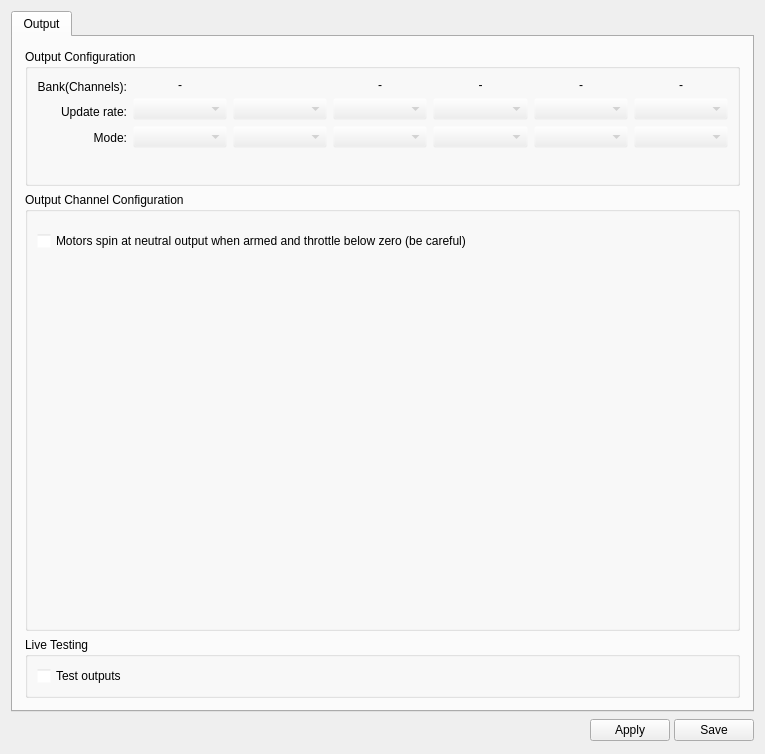
<?xml version="1.0" encoding="UTF-8"?>
<ui version="4.0">
 <class>OutputWidget</class>
 <widget class="QWidget" name="OutputWidget">
  <property name="geometry">
   <rect>
    <x>0</x>
    <y>0</y>
    <width>765</width>
    <height>754</height>
   </rect>
  </property>
  <property name="windowTitle">
   <string>Form</string>
  </property>
  <layout class="QVBoxLayout" name="verticalLayout_2">
   <item>
    <widget class="QTabWidget" name="tabWidget">
     <property name="tabShape">
      <enum>QTabWidget::Rounded</enum>
     </property>
     <property name="currentIndex">
      <number>0</number>
     </property>
     <property name="elideMode">
      <enum>Qt::ElideMiddle</enum>
     </property>
     <widget class="QWidget" name="tab">
      <attribute name="title">
       <string>Output</string>
      </attribute>
      <layout class="QVBoxLayout" name="verticalLayout_4">
       <property name="spacing">
        <number>0</number>
       </property>
       <property name="leftMargin">
        <number>0</number>
       </property>
       <property name="topMargin">
        <number>0</number>
       </property>
       <property name="rightMargin">
        <number>0</number>
       </property>
       <property name="bottomMargin">
        <number>0</number>
       </property>
       <item>
        <widget class="QScrollArea" name="scrollArea">
         <property name="palette">
          <palette>
           <active>
            <colorrole role="Base">
             <brush brushstyle="SolidPattern">
              <color alpha="255">
               <red>255</red>
               <green>255</green>
               <blue>255</blue>
              </color>
             </brush>
            </colorrole>
            <colorrole role="Window">
             <brush brushstyle="SolidPattern">
              <color alpha="0">
               <red>232</red>
               <green>232</green>
               <blue>232</blue>
              </color>
             </brush>
            </colorrole>
           </active>
           <inactive>
            <colorrole role="Base">
             <brush brushstyle="SolidPattern">
              <color alpha="255">
               <red>255</red>
               <green>255</green>
               <blue>255</blue>
              </color>
             </brush>
            </colorrole>
            <colorrole role="Window">
             <brush brushstyle="SolidPattern">
              <color alpha="0">
               <red>232</red>
               <green>232</green>
               <blue>232</blue>
              </color>
             </brush>
            </colorrole>
           </inactive>
           <disabled>
            <colorrole role="Base">
             <brush brushstyle="SolidPattern">
              <color alpha="0">
               <red>232</red>
               <green>232</green>
               <blue>232</blue>
              </color>
             </brush>
            </colorrole>
            <colorrole role="Window">
             <brush brushstyle="SolidPattern">
              <color alpha="0">
               <red>232</red>
               <green>232</green>
               <blue>232</blue>
              </color>
             </brush>
            </colorrole>
           </disabled>
          </palette>
         </property>
         <property name="frameShape">
          <enum>QFrame::NoFrame</enum>
         </property>
         <property name="widgetResizable">
          <bool>true</bool>
         </property>
         <widget class="QWidget" name="scrollAreaWidgetContents">
          <property name="geometry">
           <rect>
            <x>0</x>
            <y>0</y>
            <width>743</width>
            <height>668</height>
           </rect>
          </property>
          <layout class="QVBoxLayout" name="verticalLayout_3" stretch="0,0,0">
           <property name="spacing">
            <number>6</number>
           </property>
           <property name="leftMargin">
            <number>12</number>
           </property>
           <property name="topMargin">
            <number>12</number>
           </property>
           <property name="rightMargin">
            <number>12</number>
           </property>
           <property name="bottomMargin">
            <number>12</number>
           </property>
           <item>
            <widget class="QGroupBox" name="groupBox">
             <property name="title">
              <string>Output Configuration</string>
             </property>
             <layout class="QVBoxLayout" name="verticalLayout_5" stretch="0,0">
              <property name="leftMargin">
               <number>9</number>
              </property>
              <property name="topMargin">
               <number>9</number>
              </property>
              <property name="rightMargin">
               <number>9</number>
              </property>
              <property name="bottomMargin">
               <number>9</number>
              </property>
              <item>
               <widget class="QFrame" name="frame">
                <property name="frameShape">
                 <enum>QFrame::NoFrame</enum>
                </property>
                <property name="frameShadow">
                 <enum>QFrame::Raised</enum>
                </property>
                <layout class="QFormLayout" name="formLayout">
                 <property name="leftMargin">
                  <number>0</number>
                 </property>
                 <property name="topMargin">
                  <number>0</number>
                 </property>
                 <property name="rightMargin">
                  <number>0</number>
                 </property>
                 <property name="bottomMargin">
                  <number>0</number>
                 </property>
                 <item row="0" column="0">
                  <widget class="QFrame" name="frame_3">
                   <property name="frameShape">
                    <enum>QFrame::NoFrame</enum>
                   </property>
                   <property name="frameShadow">
                    <enum>QFrame::Raised</enum>
                   </property>
                   <layout class="QVBoxLayout" name="verticalLayout_7">
                    <property name="leftMargin">
                     <number>0</number>
                    </property>
                    <property name="topMargin">
                     <number>0</number>
                    </property>
                    <property name="rightMargin">
                     <number>0</number>
                    </property>
                    <property name="bottomMargin">
                     <number>0</number>
                    </property>
                    <item>
                     <widget class="QLabel" name="label_9">
                      <property name="text">
                       <string>Bank(Channels):</string>
                      </property>
                      <property name="alignment">
                       <set>Qt::AlignRight|Qt::AlignTrailing|Qt::AlignVCenter</set>
                      </property>
                     </widget>
                    </item>
                    <item>
                     <widget class="QLabel" name="label_3">
                      <property name="sizePolicy">
                       <sizepolicy hsizetype="Minimum" vsizetype="Preferred">
                        <horstretch>0</horstretch>
                        <verstretch>0</verstretch>
                       </sizepolicy>
                      </property>
                      <property name="minimumSize">
                       <size>
                        <width>0</width>
                        <height>20</height>
                       </size>
                      </property>
                      <property name="text">
                       <string>Update rate:</string>
                      </property>
                      <property name="alignment">
                       <set>Qt::AlignRight|Qt::AlignTrailing|Qt::AlignVCenter</set>
                      </property>
                     </widget>
                    </item>
                    <item>
                     <widget class="QLabel" name="label">
                      <property name="sizePolicy">
                       <sizepolicy hsizetype="Minimum" vsizetype="Preferred">
                        <horstretch>0</horstretch>
                        <verstretch>0</verstretch>
                       </sizepolicy>
                      </property>
                      <property name="minimumSize">
                       <size>
                        <width>0</width>
                        <height>20</height>
                       </size>
                      </property>
                      <property name="text">
                       <string>Mode:</string>
                      </property>
                      <property name="alignment">
                       <set>Qt::AlignRight|Qt::AlignTrailing|Qt::AlignVCenter</set>
                      </property>
                     </widget>
                    </item>
                   </layout>
                  </widget>
                 </item>
                 <item row="0" column="1">
                  <widget class="QFrame" name="frame_2">
                   <layout class="QGridLayout" name="gridLayout">
                    <property name="leftMargin">
                     <number>0</number>
                    </property>
                    <property name="topMargin">
                     <number>0</number>
                    </property>
                    <property name="rightMargin">
                     <number>0</number>
                    </property>
                    <property name="bottomMargin">
                     <number>0</number>
                    </property>
                    <item row="0" column="2">
                     <widget class="QLabel" name="chBank1">
                      <property name="text">
                       <string>-</string>
                      </property>
                      <property name="alignment">
                       <set>Qt::AlignCenter</set>
                      </property>
                     </widget>
                    </item>
                    <item row="0" column="6">
                     <widget class="QLabel" name="chBank5">
                      <property name="text">
                       <string>-</string>
                      </property>
                      <property name="alignment">
                       <set>Qt::AlignCenter</set>
                      </property>
                     </widget>
                    </item>
                    <item row="1" column="3">
                     <widget class="QComboBox" name="cb_outputRate2">
                      <property name="enabled">
                       <bool>false</bool>
                      </property>
                      <property name="sizePolicy">
                       <sizepolicy hsizetype="Minimum" vsizetype="Fixed">
                        <horstretch>0</horstretch>
                        <verstretch>0</verstretch>
                       </sizepolicy>
                      </property>
                      <property name="minimumSize">
                       <size>
                        <width>0</width>
                        <height>20</height>
                       </size>
                      </property>
                      <property name="maximumSize">
                       <size>
                        <width>16777215</width>
                        <height>16777215</height>
                       </size>
                      </property>
                      <property name="toolTip">
                       <string>&lt;html&gt;&lt;head/&gt;&lt;body&gt;&lt;p&gt;Setup PWM rate here: usual value is 490 Hz for multirotor airframes.&lt;br/&gt;PWMSync and OneShot125 does not use this value.&lt;/p&gt;&lt;/body&gt;&lt;/html&gt;</string>
                      </property>
                      <property name="styleSheet">
                       <string notr="true"/>
                      </property>
                     </widget>
                    </item>
                    <item row="0" column="3">
                     <widget class="QLabel" name="chBank2">
                      <property name="text">
                       <string/>
                      </property>
                      <property name="alignment">
                       <set>Qt::AlignCenter</set>
                      </property>
                     </widget>
                    </item>
                    <item row="1" column="5">
                     <widget class="QComboBox" name="cb_outputRate4">
                      <property name="enabled">
                       <bool>false</bool>
                      </property>
                      <property name="sizePolicy">
                       <sizepolicy hsizetype="Minimum" vsizetype="Fixed">
                        <horstretch>0</horstretch>
                        <verstretch>0</verstretch>
                       </sizepolicy>
                      </property>
                      <property name="minimumSize">
                       <size>
                        <width>0</width>
                        <height>20</height>
                       </size>
                      </property>
                      <property name="maximumSize">
                       <size>
                        <width>16777215</width>
                        <height>16777215</height>
                       </size>
                      </property>
                      <property name="toolTip">
                       <string>&lt;html&gt;&lt;head/&gt;&lt;body&gt;&lt;p&gt;Setup PWM rate here: usual value is 490 Hz for multirotor airframes.&lt;br/&gt;PWMSync and OneShot125 does not use this value.&lt;/p&gt;&lt;/body&gt;&lt;/html&gt;</string>
                      </property>
                      <property name="styleSheet">
                       <string notr="true"/>
                      </property>
                     </widget>
                    </item>
                    <item row="1" column="4">
                     <widget class="QComboBox" name="cb_outputRate3">
                      <property name="enabled">
                       <bool>false</bool>
                      </property>
                      <property name="sizePolicy">
                       <sizepolicy hsizetype="Minimum" vsizetype="Fixed">
                        <horstretch>0</horstretch>
                        <verstretch>0</verstretch>
                       </sizepolicy>
                      </property>
                      <property name="minimumSize">
                       <size>
                        <width>0</width>
                        <height>20</height>
                       </size>
                      </property>
                      <property name="maximumSize">
                       <size>
                        <width>16777215</width>
                        <height>16777215</height>
                       </size>
                      </property>
                      <property name="toolTip">
                       <string>&lt;html&gt;&lt;head/&gt;&lt;body&gt;&lt;p&gt;Setup PWM rate here: usual value is 490 Hz for multirotor airframes.&lt;br/&gt;PWMSync and OneShot125 does not use this value.&lt;/p&gt;&lt;/body&gt;&lt;/html&gt;</string>
                      </property>
                      <property name="styleSheet">
                       <string notr="true"/>
                      </property>
                     </widget>
                    </item>
                    <item row="1" column="6">
                     <widget class="QComboBox" name="cb_outputRate5">
                      <property name="enabled">
                       <bool>false</bool>
                      </property>
                      <property name="sizePolicy">
                       <sizepolicy hsizetype="Minimum" vsizetype="Fixed">
                        <horstretch>0</horstretch>
                        <verstretch>0</verstretch>
                       </sizepolicy>
                      </property>
                      <property name="minimumSize">
                       <size>
                        <width>0</width>
                        <height>20</height>
                       </size>
                      </property>
                      <property name="maximumSize">
                       <size>
                        <width>16777215</width>
                        <height>16777215</height>
                       </size>
                      </property>
                      <property name="toolTip">
                       <string>&lt;html&gt;&lt;head/&gt;&lt;body&gt;&lt;p&gt;Setup PWM rate here: usual value is 490 Hz for multirotor airframes.&lt;br/&gt;PWMSync and OneShot125 does not use this value.&lt;/p&gt;&lt;/body&gt;&lt;/html&gt;</string>
                      </property>
                      <property name="styleSheet">
                       <string notr="true"/>
                      </property>
                     </widget>
                    </item>
                    <item row="2" column="6">
                     <widget class="QComboBox" name="cb_outputMode5">
                      <property name="enabled">
                       <bool>false</bool>
                      </property>
                      <property name="sizePolicy">
                       <sizepolicy hsizetype="Minimum" vsizetype="Fixed">
                        <horstretch>0</horstretch>
                        <verstretch>0</verstretch>
                       </sizepolicy>
                      </property>
                      <property name="minimumSize">
                       <size>
                        <width>0</width>
                        <height>20</height>
                       </size>
                      </property>
                      <property name="maximumSize">
                       <size>
                        <width>16777215</width>
                        <height>16777215</height>
                       </size>
                      </property>
                      <property name="toolTip">
                       <string>&lt;html&gt;&lt;head/&gt;&lt;body&gt;&lt;p&gt;Setup output mode. Use PWM or PWMSync with Standard ESCs.&lt;br/&gt;Several other ESCs like BLHeli 13+ can use the more advanced OneShot125.&lt;br/&gt;When using OneShot125 all values set in min/max and idle are divided by &lt;br/&gt;eight before being sent to esc (i.e. 1000 = 125, 2000 = 250).&lt;/p&gt;&lt;/body&gt;&lt;/html&gt;</string>
                      </property>
                     </widget>
                    </item>
                    <item row="2" column="4">
                     <widget class="QComboBox" name="cb_outputMode3">
                      <property name="enabled">
                       <bool>false</bool>
                      </property>
                      <property name="sizePolicy">
                       <sizepolicy hsizetype="Minimum" vsizetype="Fixed">
                        <horstretch>0</horstretch>
                        <verstretch>0</verstretch>
                       </sizepolicy>
                      </property>
                      <property name="minimumSize">
                       <size>
                        <width>0</width>
                        <height>20</height>
                       </size>
                      </property>
                      <property name="maximumSize">
                       <size>
                        <width>16777215</width>
                        <height>16777215</height>
                       </size>
                      </property>
                      <property name="toolTip">
                       <string>&lt;html&gt;&lt;head/&gt;&lt;body&gt;&lt;p&gt;Setup output mode. Use PWM or PWMSync with Standard ESCs.&lt;br/&gt;Several other ESCs like BLHeli 13+ can use the more advanced OneShot125.&lt;br/&gt;When using OneShot125 all values set in min/max and idle are divided by &lt;br/&gt;eight before being sent to esc (i.e. 1000 = 125, 2000 = 250).&lt;/p&gt;&lt;/body&gt;&lt;/html&gt;</string>
                      </property>
                     </widget>
                    </item>
                    <item row="0" column="4">
                     <widget class="QLabel" name="chBank3">
                      <property name="text">
                       <string>-</string>
                      </property>
                      <property name="alignment">
                       <set>Qt::AlignCenter</set>
                      </property>
                     </widget>
                    </item>
                    <item row="0" column="5">
                     <widget class="QLabel" name="chBank4">
                      <property name="text">
                       <string>-</string>
                      </property>
                      <property name="alignment">
                       <set>Qt::AlignCenter</set>
                      </property>
                     </widget>
                    </item>
                    <item row="1" column="2">
                     <widget class="QComboBox" name="cb_outputRate1">
                      <property name="enabled">
                       <bool>false</bool>
                      </property>
                      <property name="sizePolicy">
                       <sizepolicy hsizetype="Minimum" vsizetype="Fixed">
                        <horstretch>0</horstretch>
                        <verstretch>0</verstretch>
                       </sizepolicy>
                      </property>
                      <property name="minimumSize">
                       <size>
                        <width>0</width>
                        <height>20</height>
                       </size>
                      </property>
                      <property name="maximumSize">
                       <size>
                        <width>16777215</width>
                        <height>16777215</height>
                       </size>
                      </property>
                      <property name="toolTip">
                       <string>&lt;html&gt;&lt;head/&gt;&lt;body&gt;&lt;p&gt;Setup PWM rate here: usual value is 490 Hz for multirotor airframes.&lt;br/&gt;PWMSync and OneShot125 does not use this value.&lt;/p&gt;&lt;/body&gt;&lt;/html&gt;</string>
                      </property>
                      <property name="autoFillBackground">
                       <bool>false</bool>
                      </property>
                      <property name="styleSheet">
                       <string notr="true"/>
                      </property>
                     </widget>
                    </item>
                    <item row="2" column="3">
                     <widget class="QComboBox" name="cb_outputMode2">
                      <property name="enabled">
                       <bool>false</bool>
                      </property>
                      <property name="sizePolicy">
                       <sizepolicy hsizetype="Minimum" vsizetype="Fixed">
                        <horstretch>0</horstretch>
                        <verstretch>0</verstretch>
                       </sizepolicy>
                      </property>
                      <property name="minimumSize">
                       <size>
                        <width>0</width>
                        <height>20</height>
                       </size>
                      </property>
                      <property name="maximumSize">
                       <size>
                        <width>16777215</width>
                        <height>16777215</height>
                       </size>
                      </property>
                      <property name="toolTip">
                       <string>&lt;html&gt;&lt;head/&gt;&lt;body&gt;&lt;p&gt;Setup output mode. Use PWM or PWMSync with Standard ESCs.&lt;br/&gt;Several other ESCs like BLHeli 13+ can use the more advanced OneShot125.&lt;br/&gt;When using OneShot125 all values set in min/max and idle are divided by &lt;br/&gt;eight before being sent to esc (i.e. 1000 = 125, 2000 = 250).&lt;/p&gt;&lt;/body&gt;&lt;/html&gt;</string>
                      </property>
                     </widget>
                    </item>
                    <item row="2" column="2">
                     <widget class="QComboBox" name="cb_outputMode1">
                      <property name="enabled">
                       <bool>false</bool>
                      </property>
                      <property name="sizePolicy">
                       <sizepolicy hsizetype="Minimum" vsizetype="Fixed">
                        <horstretch>0</horstretch>
                        <verstretch>0</verstretch>
                       </sizepolicy>
                      </property>
                      <property name="minimumSize">
                       <size>
                        <width>0</width>
                        <height>20</height>
                       </size>
                      </property>
                      <property name="maximumSize">
                       <size>
                        <width>16777215</width>
                        <height>16777215</height>
                       </size>
                      </property>
                      <property name="toolTip">
                       <string>&lt;html&gt;&lt;head/&gt;&lt;body&gt;&lt;p&gt;Setup output mode. Use PWM or PWMSync with Standard ESCs.&lt;br/&gt;Several other ESCs like BLHeli 13+ can use the more advanced OneShot125.&lt;br/&gt;When using OneShot125 all values set in min/max and idle are divided by &lt;br/&gt;eight before being sent to esc (i.e. 1000 = 125, 2000 = 250).&lt;/p&gt;&lt;/body&gt;&lt;/html&gt;</string>
                      </property>
                     </widget>
                    </item>
                    <item row="2" column="5">
                     <widget class="QComboBox" name="cb_outputMode4">
                      <property name="enabled">
                       <bool>false</bool>
                      </property>
                      <property name="sizePolicy">
                       <sizepolicy hsizetype="Minimum" vsizetype="Fixed">
                        <horstretch>0</horstretch>
                        <verstretch>0</verstretch>
                       </sizepolicy>
                      </property>
                      <property name="minimumSize">
                       <size>
                        <width>0</width>
                        <height>20</height>
                       </size>
                      </property>
                      <property name="maximumSize">
                       <size>
                        <width>16777215</width>
                        <height>16777215</height>
                       </size>
                      </property>
                      <property name="toolTip">
                       <string>&lt;html&gt;&lt;head/&gt;&lt;body&gt;&lt;p&gt;Setup output mode. Use PWM or PWMSync with Standard ESCs.&lt;br/&gt;Several other ESCs like BLHeli 13+ can use the more advanced OneShot125.&lt;br/&gt;When using OneShot125 all values set in min/max and idle are divided by &lt;br/&gt;eight before being sent to esc (i.e. 1000 = 125, 2000 = 250).&lt;/p&gt;&lt;/body&gt;&lt;/html&gt;</string>
                      </property>
                     </widget>
                    </item>
                    <item row="1" column="7">
                     <widget class="QComboBox" name="cb_outputRate6">
                      <property name="enabled">
                       <bool>false</bool>
                      </property>
                      <property name="sizePolicy">
                       <sizepolicy hsizetype="Minimum" vsizetype="Fixed">
                        <horstretch>0</horstretch>
                        <verstretch>0</verstretch>
                       </sizepolicy>
                      </property>
                      <property name="minimumSize">
                       <size>
                        <width>0</width>
                        <height>20</height>
                       </size>
                      </property>
                      <property name="maximumSize">
                       <size>
                        <width>16777215</width>
                        <height>16777215</height>
                       </size>
                      </property>
                      <property name="toolTip">
                       <string>&lt;html&gt;&lt;head/&gt;&lt;body&gt;&lt;p&gt;Setup PWM rate here: usual value is 490 Hz for multirotor airframes.&lt;br/&gt;PWMSync and OneShot125 does not use this value.&lt;/p&gt;&lt;/body&gt;&lt;/html&gt;</string>
                      </property>
                      <property name="styleSheet">
                       <string notr="true"/>
                      </property>
                     </widget>
                    </item>
                    <item row="0" column="7">
                     <widget class="QLabel" name="chBank6">
                      <property name="text">
                       <string>-</string>
                      </property>
                      <property name="alignment">
                       <set>Qt::AlignCenter</set>
                      </property>
                     </widget>
                    </item>
                    <item row="2" column="7">
                     <widget class="QComboBox" name="cb_outputMode6">
                      <property name="enabled">
                       <bool>false</bool>
                      </property>
                      <property name="sizePolicy">
                       <sizepolicy hsizetype="Minimum" vsizetype="Fixed">
                        <horstretch>0</horstretch>
                        <verstretch>0</verstretch>
                       </sizepolicy>
                      </property>
                      <property name="minimumSize">
                       <size>
                        <width>0</width>
                        <height>20</height>
                       </size>
                      </property>
                      <property name="maximumSize">
                       <size>
                        <width>16777215</width>
                        <height>16777215</height>
                       </size>
                      </property>
                      <property name="toolTip">
                       <string>&lt;html&gt;&lt;head/&gt;&lt;body&gt;&lt;p&gt;Setup output mode. Use PWM or PWMSync with Standard ESCs.&lt;br/&gt;Several other ESCs like BLHeli 13+ can use the more advanced OneShot125.&lt;br/&gt;When using OneShot125 all values set in min/max and idle are divided by &lt;br/&gt;eight before being sent to esc (i.e. 1000 = 125, 2000 = 250).&lt;/p&gt;&lt;/body&gt;&lt;/html&gt;</string>
                      </property>
                     </widget>
                    </item>
                   </layout>
                  </widget>
                 </item>
                </layout>
               </widget>
              </item>
              <item>
               <widget class="QFrame" name="gvFrame">
                <property name="sizePolicy">
                 <sizepolicy hsizetype="Preferred" vsizetype="Preferred">
                  <horstretch>0</horstretch>
                  <verstretch>0</verstretch>
                 </sizepolicy>
                </property>
                <property name="frameShape">
                 <enum>QFrame::NoFrame</enum>
                </property>
                <property name="frameShadow">
                 <enum>QFrame::Raised</enum>
                </property>
                <layout class="QHBoxLayout" name="horizontalLayout_2">
                 <property name="leftMargin">
                  <number>0</number>
                 </property>
                 <property name="topMargin">
                  <number>0</number>
                 </property>
                 <property name="rightMargin">
                  <number>0</number>
                 </property>
                 <property name="bottomMargin">
                  <number>0</number>
                 </property>
                 <item>
                  <spacer name="horizontalSpacer_2">
                   <property name="orientation">
                    <enum>Qt::Horizontal</enum>
                   </property>
                   <property name="sizeType">
                    <enum>QSizePolicy::Fixed</enum>
                   </property>
                   <property name="sizeHint" stdset="0">
                    <size>
                     <width>70</width>
                     <height>20</height>
                    </size>
                   </property>
                  </spacer>
                 </item>
                 <item>
                  <widget class="QLabel" name="picWarning">
                   <property name="text">
                    <string/>
                   </property>
                  </widget>
                 </item>
                 <item>
                  <widget class="QLabel" name="txtWarning">
                   <property name="text">
                    <string/>
                   </property>
                  </widget>
                 </item>
                 <item>
                  <spacer name="horizontalSpacer_3">
                   <property name="orientation">
                    <enum>Qt::Horizontal</enum>
                   </property>
                   <property name="sizeHint" stdset="0">
                    <size>
                     <width>40</width>
                     <height>20</height>
                    </size>
                   </property>
                  </spacer>
                 </item>
                </layout>
               </widget>
              </item>
             </layout>
            </widget>
           </item>
           <item>
            <widget class="QGroupBox" name="groupBox_3">
             <property name="title">
              <string>Output Channel Configuration</string>
             </property>
             <layout class="QVBoxLayout" name="verticalLayout">
              <item>
               <layout class="QGridLayout" name="channelLayout">
                <property name="horizontalSpacing">
                 <number>12</number>
                </property>
               </layout>
              </item>
              <item>
               <spacer name="verticalSpacer_2">
                <property name="orientation">
                 <enum>Qt::Vertical</enum>
                </property>
                <property name="sizeType">
                 <enum>QSizePolicy::Fixed</enum>
                </property>
                <property name="sizeHint" stdset="0">
                 <size>
                  <width>20</width>
                  <height>10</height>
                 </size>
                </property>
               </spacer>
              </item>
              <item>
               <widget class="QCheckBox" name="spinningArmed">
                <property name="sizePolicy">
                 <sizepolicy hsizetype="Preferred" vsizetype="Preferred">
                  <horstretch>0</horstretch>
                  <verstretch>0</verstretch>
                 </sizepolicy>
                </property>
                <property name="minimumSize">
                 <size>
                  <width>519</width>
                  <height>20</height>
                 </size>
                </property>
                <property name="text">
                 <string>Motors spin at neutral output when armed and throttle below zero (be careful)</string>
                </property>
               </widget>
              </item>
              <item>
               <spacer name="verticalSpacer">
                <property name="orientation">
                 <enum>Qt::Vertical</enum>
                </property>
                <property name="sizeHint" stdset="0">
                 <size>
                  <width>20</width>
                  <height>0</height>
                 </size>
                </property>
               </spacer>
              </item>
             </layout>
            </widget>
           </item>
           <item>
            <widget class="QGroupBox" name="groupBox_4">
             <property name="minimumSize">
              <size>
               <width>0</width>
               <height>60</height>
              </size>
             </property>
             <property name="title">
              <string>Live Testing</string>
             </property>
             <layout class="QVBoxLayout" name="verticalLayout_6">
              <item>
               <widget class="QCheckBox" name="channelOutTest">
                <property name="enabled">
                 <bool>true</bool>
                </property>
                <property name="minimumSize">
                 <size>
                  <width>105</width>
                  <height>20</height>
                 </size>
                </property>
                <property name="toolTip">
                 <string>Move the servos using the sliders. Two important things:
- Take extra care if the output is connected to an motor controller!
- Will only work if the RC receiver is working (failsafe)</string>
                </property>
                <property name="text">
                 <string>Test outputs</string>
                </property>
               </widget>
              </item>
             </layout>
            </widget>
           </item>
          </layout>
         </widget>
        </widget>
       </item>
      </layout>
     </widget>
    </widget>
   </item>
   <item>
    <layout class="QHBoxLayout" name="horizontalLayout">
     <property name="spacing">
      <number>4</number>
     </property>
     <item>
      <spacer name="horizontalSpacer">
       <property name="orientation">
        <enum>Qt::Horizontal</enum>
       </property>
       <property name="sizeHint" stdset="0">
        <size>
         <width>592</width>
         <height>16</height>
        </size>
       </property>
      </spacer>
     </item>
     <item>
      <widget class="QPushButton" name="outputHelp">
       <property name="sizePolicy">
        <sizepolicy hsizetype="Fixed" vsizetype="Fixed">
         <horstretch>0</horstretch>
         <verstretch>0</verstretch>
        </sizepolicy>
       </property>
       <property name="minimumSize">
        <size>
         <width>0</width>
         <height>25</height>
        </size>
       </property>
       <property name="maximumSize">
        <size>
         <width>25</width>
         <height>25</height>
        </size>
       </property>
       <property name="toolTip">
        <string>Takes you to the wiki page</string>
       </property>
       <property name="text">
        <string/>
       </property>
       <property name="icon">
        <iconset resource="../coreplugin/core.qrc">
         <normaloff>:/core/images/helpicon.svg</normaloff>:/core/images/helpicon.svg</iconset>
       </property>
       <property name="iconSize">
        <size>
         <width>25</width>
         <height>25</height>
        </size>
       </property>
       <property name="flat">
        <bool>true</bool>
       </property>
      </widget>
     </item>
     <item>
      <widget class="QPushButton" name="saveRCOutputToRAM">
       <property name="minimumSize">
        <size>
         <width>0</width>
         <height>0</height>
        </size>
       </property>
       <property name="maximumSize">
        <size>
         <width>16777215</width>
         <height>16777215</height>
        </size>
       </property>
       <property name="toolTip">
        <string>Send to board but don't write in SD.
Be sure to set the Neutral position on all sliders before sending!</string>
       </property>
       <property name="styleSheet">
        <string notr="true"/>
       </property>
       <property name="text">
        <string>Apply</string>
       </property>
      </widget>
     </item>
     <item>
      <widget class="QPushButton" name="saveRCOutputToSD">
       <property name="minimumSize">
        <size>
         <width>0</width>
         <height>0</height>
        </size>
       </property>
       <property name="maximumSize">
        <size>
         <width>16777215</width>
         <height>16777215</height>
        </size>
       </property>
       <property name="toolTip">
        <string>Be sure to set the Neutral position on all sliders before sending!
Applies and Saves all settings to SD</string>
       </property>
       <property name="styleSheet">
        <string notr="true"/>
       </property>
       <property name="text">
        <string>Save</string>
       </property>
      </widget>
     </item>
    </layout>
   </item>
  </layout>
 </widget>
 <tabstops>
  <tabstop>saveRCOutputToRAM</tabstop>
  <tabstop>saveRCOutputToSD</tabstop>
 </tabstops>
 <resources>
  <include location="../coreplugin/core.qrc"/>
 </resources>
 <connections/>
</ui>
